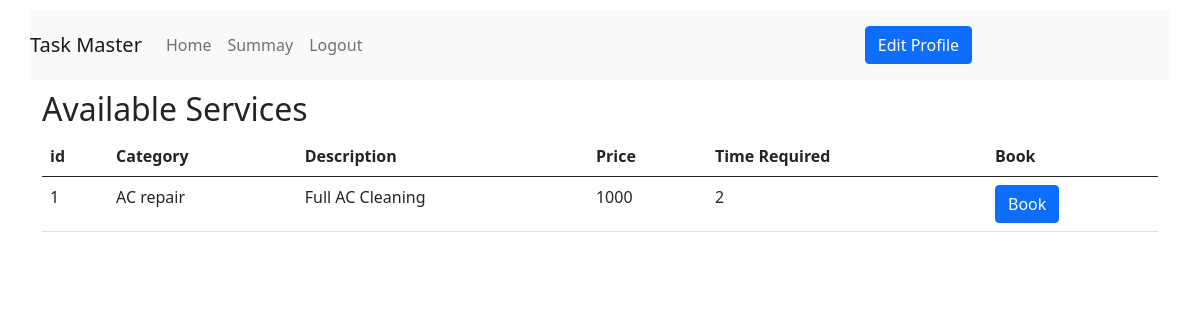
The page /costumer_dashboard/ac_repair on the database its author committed.
### backend/models.py (models this page shows)
class Service(db.Model):
    __tablename__="service"
    id=db.Column(db.Integer,primary_key=True)
    name=db.Column(db.String,nullable=False)
    price=db.Column(db.String,nullable=False)
    time_required=db.Column(db.String,nullable=False)
    Description=db.Column(db.String)
    Service_request=db.relationship("Service_request",backref="service",lazy=True)

### backend/controllers.py (the view)
@app.route('/costumer_dashboard/ac_repair')
def ac_repair():
    ac_repair_services = Service.query.filter_by(name='AC repair').all()
    available_professionals = Professional.query.filter_by(
        service='AC repair',
        is_approved=True,
        is_active=True
    ).first()
    if not available_professionals:
        flash('No service professionals are currently available for AC repair at this moment. Please try again later.')
        return redirect(url_for('costumer_dashboard'))
    return render_template('/costumer/ac_repair.html', services=ac_repair_services)

### templates/costumer/ac_repair.html (shortened to what this page needs)
{% extends 'layout2.html'%}
{%block content%}
<h2>Available Services</h2>
<table class="table">
      <tr>
        <th scope="col">id</th>
        <th scope="col">Category</th>
        <th scope="col">Description</th>
        <th scope="col">Price</th>
        <th scope="col">Time Required</th>
        <th scope="col">Book</th>
      </tr>
    <tbody>
      {%for service in services%}
      <tr>
      <td>{{service.id}}</td>
      <td>{{service.name}}</td>
      <td>{{service.Description}}</td>
      <td>{{service.price}}</td>
      <td>{{service.time_required}}</td>
      <td>
        <a href="{{ url_for('book_service', service_id=service.id) }}" class="btn btn-primary">Book</a>
      </td>
      </td></tr>
      {%endfor%}
    </tbody>
  </table>
{%endblock%}

### templates/layout2.html (style rules this page uses)
body { margin: 0; padding: 0; }

### rows shown on the page
Service: id "1", name "AC repair", Description "Full AC Cleaning", price "1000", time_required "2"
